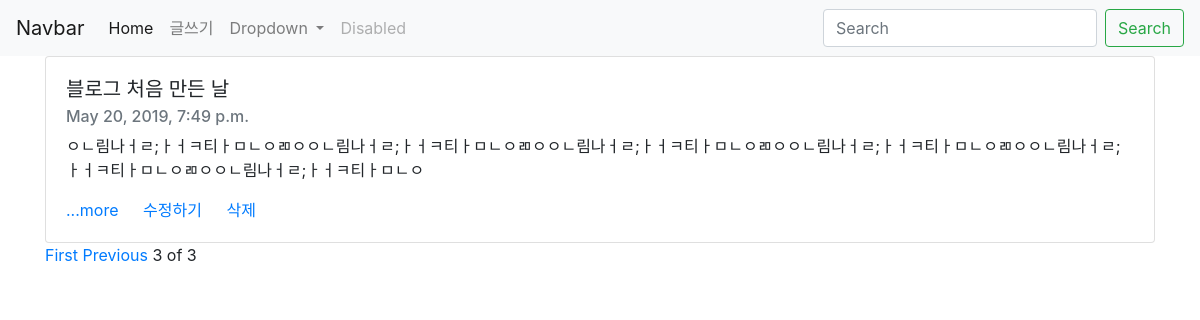
/?page=3, run on the app's committed database.
### blog/models.py (models this page shows, shortened)
class Blog(models.Model):
    title = models.CharField(max_length = 200)
    pub_date = models.DateTimeField('date published')
    body = models.TextField()
    def summary(self):
        return self.body[:100] #글이 길어지면 자름. 글자 100개까지만 볼 수 있게

### blog/views.py (the view)
# urls.py: 2. Add a URL to urlpatterns:  path('', views.home, name='home')
def home(request):
    blogs = Blog.objects
    blog_list = Blog.objects.all()
    paginator = Paginator(blog_list, 3)
    page = request.GET.get('page')
    posts = paginator.get_page(page)
    return render(request, "home.html", {'blogs':blogs, 'posts':posts})

### blog/templates/home.html (shortened to what this page needs)
<!DOCTYPE html>
<html lang="en">
<head>
    <link rel="stylesheet" href="https://stackpath.bootstrapcdn.com/bootstrap/4.3.1/css/bootstrap.min.css">
</head>
<body>
    <nav class="navbar navbar-expand-lg navbar-light bg-light">
        <a class="navbar-brand" href="#">Navbar</a>
        <div class="collapse navbar-collapse" id="navbarSupportedContent">
            <ul class="navbar-nav mr-auto">
            <li class="nav-item active">
                <a class="nav-link" href="#">Home <span class="sr-only">(current)</span></a>
            </li>
            <li class="nav-item">
                <a class="nav-link" href="{%url 'new'%}">글쓰기</a>
            </li>
            <li class="nav-item dropdown">
                <a class="nav-link dropdown-toggle" href="#" id="navbarDropdown" role="button" data-toggle="dropdown" aria-haspopup="true" aria-expanded="false">
                Dropdown
                </a>
            </li>
            <li class="nav-item">
                <a class="nav-link disabled" href="#" tabindex="-1" aria-disabled="true">Disabled</a>
            </li>
            </ul>
            <form class="form-inline my-2 my-lg-0">
            <input class="form-control mr-sm-2" type="search" placeholder="Search" aria-label="Search">
            <button class="btn btn-outline-success my-2 my-sm-0" type="submit">Search</button>
            </form>
        </div>
    </nav>
{% for blog in posts %}
<div class="container">
<div class="card">
    <div class="card-body">
        <h5 class="card-title">{{blog.title}}</h5>
        <h6 class="card-subtitle mb-2 text-muted">{{blog.pub_date}}</h6>
        <p>{{blog.summary}}</p>
        <a href="{%url 'detail' blog.id%}" class="card-link"> ...more </a>
        <a href="{%url 'edit' blog.id %}" class="card-link">수정하기</a>
        <a href="{%url 'delete' blog.id %}" class="card-link">삭제</a>
</div>
</div>
</div>
{%endfor%}
<div class = "container">
    {%if posts.has_previous%}
    <a href="?page=1">First</a>
    <a href="?page={{post.previous_page_number}}">Previous</a>
    {%endif%}
    <span>{{posts.number}}</span>
    <span>of</span>
    <span>{{posts.paginator.num_pages}}</span>
</div>
</body>
</html>

### data on the page
Blog: title "블로그 처음 만든 날", pub_date "May 20, 2019, 7:49 p.m.", summary "ㅇㄴ림나ㅓㄹ;ㅏㅓㅋ티ㅏㅁㄴㅇㄻㅇㅇㄴ림나ㅓㄹ;ㅏㅓㅋ티ㅏㅁㄴㅇㄻㅇㅇㄴ림나ㅓㄹ;ㅏㅓㅋ티ㅏㅁㄴㅇㄻㅇㅇㄴ림나ㅓㄹ;ㅏㅓㅋ티ㅏㅁㄴㅇㄻㅇㅇㄴ림나ㅓㄹ;ㅏㅓㅋ티ㅏㅁㄴㅇㄻㅇㅇㄴ림나ㅓㄹ;ㅏㅓㅋ티ㅏㅁㄴㅇ"

### other printed values
{{ posts.number }} "3"
{{ posts.paginator.num_pages }} "3"
